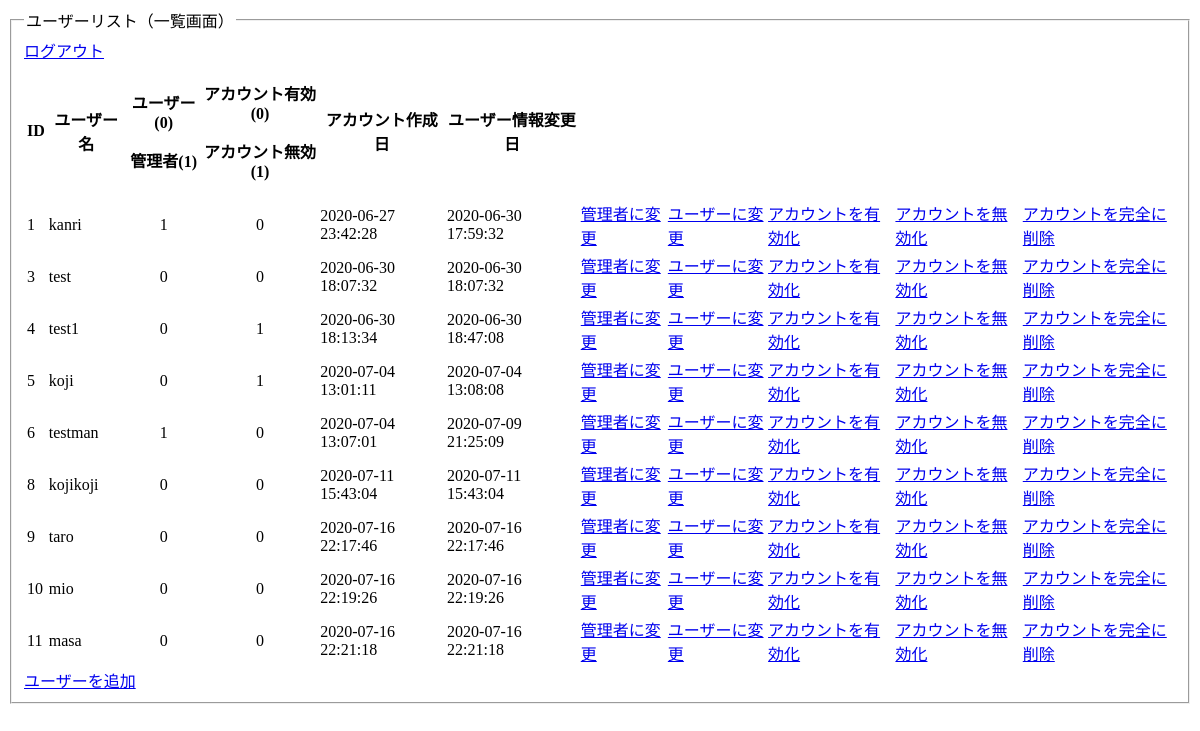
The app's page /admin.php (signed in) with its own data.
### tables this page shows
CREATE TABLE `users_table` (
  `id` int(12) NOT NULL,
  `username` varchar(128) NOT NULL,
  `password` varchar(128) NOT NULL,
  `is_admin` int(1) NOT NULL,
  `is_deleted` int(1) NOT NULL,
  `created_at` datetime NOT NULL,
  `updated_at` datetime NOT NULL
);

### admin.php (the view, shortened to what this page needs)
<?php
$pdo = connect_to_db();
$sql = 'SELECT id, username, is_admin, is_deleted, created_at, updated_at FROM users_table';
$stmt = $pdo->prepare($sql);
$status = $stmt->execute();
if ($status == false) {
  $error = $stmt->errorInfo();
  echo json_encode(["error_msg" => "{$error[2]}"]);
  exit();
} else {
  $result = $stmt->fetchAll(PDO::FETCH_ASSOC);
  $output = "";
  foreach ($result as $record) {
    $output .= "<tr>";
    $output .= "<td>{$record["id"]}</td>";
    $output .= "<td>{$record["username"]}</td>";
    $output .= "<td class='center'>{$record["is_admin"]}</td>";
    $output .= "<td class='center'>{$record["is_deleted"]}</td>";
    $output .= "<td>{$record["created_at"]}</td>";
    $output .= "<td>{$record["updated_at"]}</td>";
    $output .= "<td class='fontsmall'><a href='edit_to_admin.php?id={$record["id"]}'>管理者に変更</a></td>";
    $output .= "<td class='fontsmall'><a href='edit_to_user.php?id={$record["id"]}'>ユーザーに変更</a></td>";
    $output .= "<td class='fontsmall'><a href='edit_to_avail.php?id={$record["id"]}'>アカウントを有効化</a></td>";
    $output .= "<td class='fontsmall'><a href='edit_to_unavail.php?id={$record["id"]}'>アカウントを無効化</a></td>";
    $output .= "<td class='fontsmall'><a href='delete.php?id={$record["id"]}'>アカウントを完全に削除</a></td>";
    $output .= "</tr>";
  }
}
?>
<!DOCTYPE html>
<html lang="ja">
<head>
  <link rel="stylesheet" href="style.css">
</head>
<body>
  <fieldset>
    <legend>ユーザーリスト（一覧画面）</legend>
    <a href="logout_admin.php">ログアウト</a>
    <table>
      <thead>
        <tr>
          <th>ID</th>
          <th>ユーザー名</th>
          <th>
            <p>ユーザー(0)</p>
            <p>管理者(1)</p>
          </th>
          <th>
            <p>アカウント有効(0)</p>
            <p>アカウント無効(1)</p>
          </th>
          <th>アカウント作成日</th>
          <th>ユーザー情報変更日</th>
        </tr>
      </thead>
      <tbody>
        <?= $output ?>
      </tbody>
    </table>
    <a href="create_account.php">ユーザーを追加</a>
  </fieldset>
</body>
</html>

### style.css (style rules this page uses)
.center { text-align: center; }

### records on screen
users_table: id "1", username "kanri", is_admin "1", is_deleted "0", created_at "2020-06-27 23:42:28", updated_at "2020-06-30 17:59:32"
users_table: id "3", username "test", is_admin "0", is_deleted "0", created_at "2020-06-30 18:07:32", updated_at "2020-06-30 18:07:32"
users_table: id "4", username "test1", is_admin "0", is_deleted "1", created_at "2020-06-30 18:13:34", updated_at "2020-06-30 18:47:08"
users_table: id "5", username "koji", is_admin "0", is_deleted "1", created_at "2020-07-04 13:01:11", updated_at "2020-07-04 13:08:08"
users_table: id "6", username "testman", is_admin "1", is_deleted "0", created_at "2020-07-04 13:07:01", updated_at "2020-07-09 21:25:09"
users_table: id "8", username "kojikoji", is_admin "0", is_deleted "0", created_at "2020-07-11 15:43:04", updated_at "2020-07-11 15:43:04"
users_table: id "9", username "taro", is_admin "0", is_deleted "0", created_at "2020-07-16 22:17:46", updated_at "2020-07-16 22:17:46"
users_table: id "10", username "mio", is_admin "0", is_deleted "0", created_at "2020-07-16 22:19:26", updated_at "2020-07-16 22:19:26"
users_table: id "11", username "masa", is_admin "0", is_deleted "0", created_at "2020-07-16 22:21:18", updated_at "2020-07-16 22:21:18"
